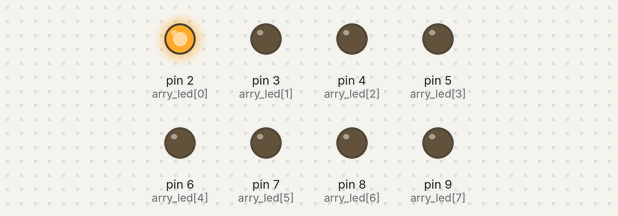
The sketch below on a simulated Arduino Uno, built with avr-gcc and run on an emulated ATmega328P. Parts: output pins drawn as LEDs (lit = HIGH).

Above: at 0.05 s.
At 0.45 s:
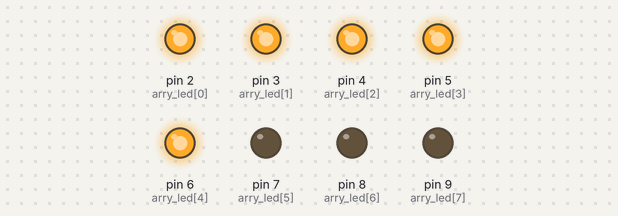
At 0.95 s:
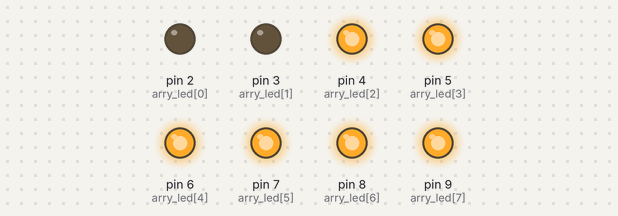
At 1.8 s:
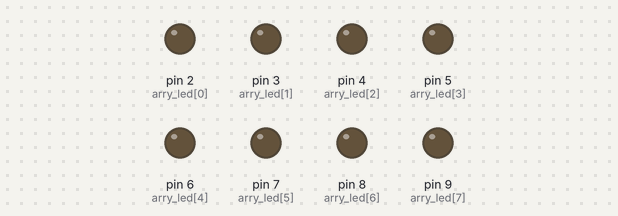
At 4.3 s:
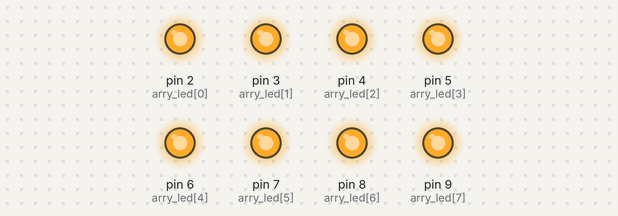
At 6.55 s:
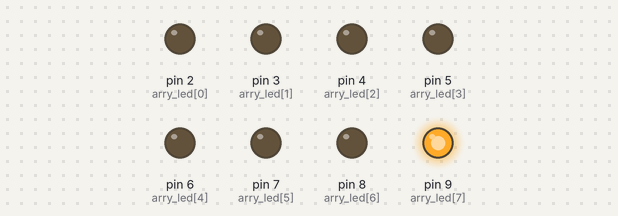
Timing chart, 0 to 6.8 s (numbered marks = the images above):
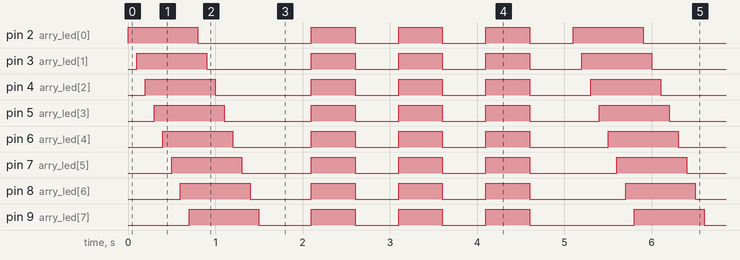

The sketch:

project.ino
```cpp
#define MAX_LED 8
unsigned char arry_led[MAX_LED] = {
2,3,4,5,6,7,8,9
};

#define CNT_BLINK 3
#define DELAY_CYCLE 100
#define DELAY_BLINK 500

void setup() {
  int i;
  for(i=0; i<MAX_LED; i++){
    pinMode(arry_led[i], OUTPUT);
  }
}

void loop() {
  int i,k;
//정방향
  for(i=0; i<MAX_LED; i++){
    digitalWrite(arry_led[i], HIGH);
    delay(DELAY_CYCLE);
  }

  for(i=0; i<MAX_LED; i++){
    digitalWrite(arry_led[i], LOW);
    delay(DELAY_CYCLE);
  }
  delay(500);

//깜박이기
  for(k=0; k<CNT_BLINK; k++){
    for(i=0; i<MAX_LED; i++){
      digitalWrite(arry_led[i], HIGH);
    }
    delay(DELAY_BLINK);
    for(i=0; i<MAX_LED; i++){
      digitalWrite(arry_led[i], LOW);
    }
    delay(DELAY_BLINK);
  }
}
```

Measured:
- by itself, pin 2 (arry_led[0]): repeats every 5.1 s: LOW 1.3 s, 3 × (HIGH 0.50 s, LOW 0.50 s), HIGH 0.80 s
- by itself, pin 3 (arry_led[1]): repeats every 5.1 s: LOW 1.2 s, 2 × (HIGH 0.50 s, LOW 0.50 s), HIGH 0.50 s, LOW 0.60 s, HIGH 0.80 s
- by itself, pin 4 (arry_led[2]): repeats every 5.1 s: LOW 1.1 s, 2 × (HIGH 0.50 s, LOW 0.50 s), HIGH 0.50 s, LOW 0.70 s, HIGH 0.80 s
- by itself, pin 5 (arry_led[3]): repeats every 5.1 s: LOW 1.0 s, 2 × (HIGH 0.50 s, LOW 0.50 s), HIGH 0.50 s, LOW 0.80 s, HIGH 0.80 s
- by itself, pin 6 (arry_led[4]): repeats every 5.1 s: LOW 0.90 s, 2 × (HIGH 0.50 s, LOW 0.50 s), HIGH 0.50 s, LOW 0.90 s, HIGH 0.80 s
- by itself, pin 7 (arry_led[5]): repeats every 5.1 s: LOW 0.80 s, 2 × (HIGH 0.50 s, LOW 0.50 s), HIGH 0.50 s, LOW 1.0 s, HIGH 0.80 s
- by itself, pin 8 (arry_led[6]): repeats every 5.1 s: LOW 0.70 s, 2 × (HIGH 0.50 s, LOW 0.50 s), HIGH 0.50 s, LOW 1.1 s, HIGH 0.80 s
- by itself, pin 9 (arry_led[7]): repeats every 5.1 s: LOW 0.60 s, 2 × (HIGH 0.50 s, LOW 0.50 s), HIGH 0.50 s, LOW 1.2 s, HIGH 0.80 s
